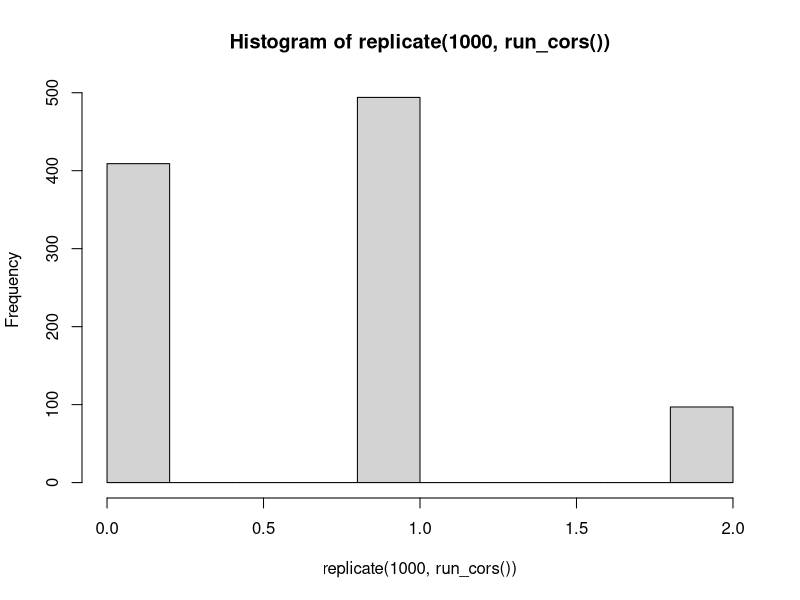

Reproduce this figure in R.
## ---- chunk 1
knitr::opts_chunk$set(collapse = TRUE)
## ---- chunk 2
a1 <- function() { rnorm(100, mean = 10, sd = 5) }
a2 <- function(a1) { a1 * 3 + rnorm(100, mean = 0, sd = 20) }

b1 <- function() { rnorm(100, mean = -2, sd = 3) }
b2 <- function(b1) { b1 * 6 + rnorm(100, mean = 0, sd = 20) }

c1 <- function() { rnorm(100, mean = 100, sd = 30) }
c2 <- function(c1) { c1 + rnorm(100, mean = 0, sd = 35) }
## ---- chunk 3
run_cors <- function() {
  a1_val <- a1()
  a2_val <- a2(a1_val)
  cora <- cor(a1_val, a2_val)

  b1_val <- b1()
  b2_val <- b2(b1_val)
  corb <- cor(b1_val, b2_val)

  c1_val <- c1()
  c2_val <- c2(c1_val)
  corc <- cor(c1_val, c2_val)

  cortot <- cor(a1_val + b1_val, a2_val + b2_val)

  sum(c(cortot > cora, cortot > corb))
}

## ---- chunk 4
run_sim <- function () { hist(replicate(1000, run_cors())) }

run_sim()
